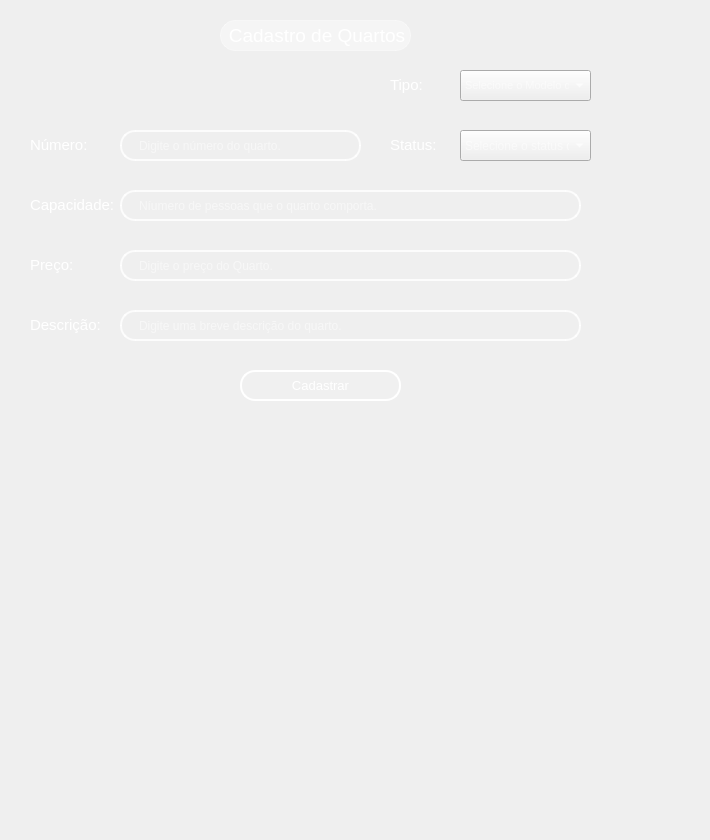
       <widget class="QWidget" name="page_20">
        <widget class="QWidget" name="widget_14" native="true">
         <property name="geometry">
          <rect>
           <x>-40</x>
           <y>-280</y>
           <width>701</width>
           <height>831</height>
          </rect>
         </property>
         <property name="styleSheet">
          <string notr="true">QWidget {
    background: qradialgradient(
        cx: 0.5, cy: 0.2, radius: 0.8,
        fx: 0.5, fy: 0.2,
        stop: 0 #7FA3A6,  /* Brilho no topo (mais suave) */
        stop: 0.4 #4E7580, /* Azul intermediário mais escuro */
        stop: 0.7 #27425A, /* Azul mais escuro na transição */
        stop: 1 #0A1A30   /* Azul bem escuro na parte inferior */
    );
}
</string>
         </property>
         <widget class="QLabel" name="label_8">
          <property name="geometry">
           <rect>
            <x>260</x>
            <y>300</y>
            <width>191</width>
            <height>31</height>
           </rect>
          </property>
          <property name="styleSheet">
           <string notr="true">QWidget {
    background-color: rgba(255, 255, 255, 90); /* 20% de opacidade */
    border-radius: 15px;
    border: 1px solid rgba(255, 255, 255, 100);
    backdrop-filter: blur(10px);
    /* Sombra inicial sutil nas laterais */
    box-shadow: 0 0 5px rgba(255, 255, 255, 50);
    /* Transição suave para sombra e fundo */
    transition: box-shadow 0.5s ease, background-color 0.5s ease, border 0.5s ease;
}

QWidget:hover {
    background-color: rgba(255, 255, 255, 110); /* Aumenta o brilho */
    border: 1px solid rgba(255, 255, 255, 130);
    /* Sombra mais intensa nas laterais, simulando brilho em movimento */
    box-shadow: 10px 0 15px rgba(255, 255, 255, 100), 
                -10px 0 15px rgba(255, 255, 255, 100);
}</string>
          </property>
          <property name="text">
           <string>&lt;html&gt;&lt;head/&gt;&lt;body&gt;&lt;p align=&quot;center&quot;&gt;&lt;span style=&quot; font-size:14pt; color:#ffffff;&quot;&gt;Cadastro de Quartos&lt;/span&gt;&lt;/p&gt;&lt;/body&gt;&lt;/html&gt;</string>
          </property>
         </widget>
        </widget>
        <widget class="QLabel" name="label_83">
         <property name="geometry">
          <rect>
           <x>30</x>
           <y>120</y>
           <width>351</width>
           <height>51</height>
          </rect>
         </property>
         <property name="font">
          <font>
           <pointsize>10</pointsize>
          </font>
         </property>
         <property name="text">
          <string>&lt;html&gt;&lt;head/&gt;&lt;body&gt;&lt;p&gt;&lt;span style=&quot; font-size:11pt; color:#ffffff;&quot;&gt;Número:&lt;/span&gt;&lt;/p&gt;&lt;/body&gt;&lt;/html&gt;</string>
         </property>
        </widget>
        <widget class="QLabel" name="label_87">
         <property name="geometry">
          <rect>
           <x>30</x>
           <y>180</y>
           <width>571</width>
           <height>51</height>
          </rect>
         </property>
         <property name="font">
          <font>
           <pointsize>10</pointsize>
          </font>
         </property>
         <property name="text">
          <string>&lt;html&gt;&lt;head/&gt;&lt;body&gt;&lt;p&gt;&lt;span style=&quot; font-size:11pt; color:#ffffff;&quot;&gt;Capacidade:&lt;/span&gt;&lt;/p&gt;&lt;/body&gt;&lt;/html&gt;</string>
         </property>
        </widget>
        <widget class="QLabel" name="label_86">
         <property name="geometry">
          <rect>
           <x>30</x>
           <y>240</y>
           <width>571</width>
           <height>51</height>
          </rect>
         </property>
         <property name="font">
          <font>
           <pointsize>10</pointsize>
          </font>
         </property>
         <property name="text">
          <string>&lt;html&gt;&lt;head/&gt;&lt;body&gt;&lt;p&gt;&lt;span style=&quot; font-size:11pt; color:#ffffff;&quot;&gt;Preço:&lt;/span&gt;&lt;/p&gt;&lt;/body&gt;&lt;/html&gt;</string>
         </property>
        </widget>
        <widget class="QLineEdit" name="linha_preco">
         <property name="geometry">
          <rect>
           <x>120</x>
           <y>250</y>
           <width>461</width>
           <height>31</height>
          </rect>
         </property>
         <property name="styleSheet">
          <string notr="true">QLineEdit {
    /* Borda e fundo */
    border: 2px solid rgba(255, 255, 255, 200);
    border-radius: 15px;
    background-color: rgba(0, 0, 0, 0); /* Totalmente transparente */
    
    /* Espaçamento interno */
    padding: 5px 15px;
    
    /* Cor do texto */
    color: white;
    
    /* Melhora a renderização */
    background-clip: padding-box;
}

/* Efeito ao focar */
QLineEdit:focus {
    border: 2px solid rgba(255, 255, 255, 255);
    background-color: rgba(255, 255, 255, 36);
}</string>
         </property>
         <property name="placeholderText">
          <string>Digite o preço do Quarto.</string>
         </property>
        </widget>
        <widget class="QLabel" name="label_85">
         <property name="geometry">
          <rect>
           <x>390</x>
           <y>120</y>
           <width>211</width>
           <height>51</height>
          </rect>
         </property>
         <property name="maximumSize">
          <size>
           <width>16777215</width>
           <height>16777215</height>
          </size>
         </property>
         <property name="font">
          <font>
           <pointsize>8</pointsize>
          </font>
         </property>
         <property name="text">
          <string>&lt;html&gt;&lt;head/&gt;&lt;body&gt;&lt;p&gt;&lt;span style=&quot; font-size:11pt; color:#ffffff;&quot;&gt;Status:&lt;/span&gt;&lt;/p&gt;&lt;/body&gt;&lt;/html&gt;</string>
         </property>
        </widget>
        <widget class="QLabel" name="label_84">
         <property name="geometry">
          <rect>
           <x>390</x>
           <y>60</y>
           <width>211</width>
           <height>51</height>
          </rect>
         </property>
         <property name="font">
          <font>
           <pointsize>10</pointsize>
          </font>
         </property>
         <property name="text">
          <string>&lt;html&gt;&lt;head/&gt;&lt;body&gt;&lt;p&gt;&lt;span style=&quot; font-size:11pt; color:#ffffff;&quot;&gt;Tipo:&lt;/span&gt;&lt;/p&gt;&lt;/body&gt;&lt;/html&gt;</string>
         </property>
        </widget>
        <widget class="QLabel" name="label_88">
         <property name="geometry">
          <rect>
           <x>30</x>
           <y>300</y>
           <width>571</width>
           <height>51</height>
          </rect>
         </property>
         <property name="font">
          <font>
           <pointsize>10</pointsize>
          </font>
         </property>
         <property name="text">
          <string>&lt;html&gt;&lt;head/&gt;&lt;body&gt;&lt;p&gt;&lt;span style=&quot; font-size:11pt; color:#ffffff;&quot;&gt;Descrição:&lt;/span&gt;&lt;/p&gt;&lt;/body&gt;&lt;/html&gt;</string>
         </property>
        </widget>
        <widget class="QLineEdit" name="linha_numero_quarto">
         <property name="geometry">
          <rect>
           <x>120</x>
           <y>130</y>
           <width>241</width>
           <height>31</height>
          </rect>
         </property>
         <property name="styleSheet">
          <string notr="true">QLineEdit {
    /* Borda e fundo */
    border: 2px solid rgba(255, 255, 255, 200);
    border-radius: 15px;
    background-color: rgba(0, 0, 0, 0); /* Totalmente transparente */
    
    /* Espaçamento interno */
    padding: 5px 15px;
    
    /* Cor do texto */
    color: white;
    
    /* Melhora a renderização */
    background-clip: padding-box;
}

/* Efeito ao focar */
QLineEdit:focus {
    border: 2px solid rgba(255, 255, 255, 255);
    background-color: rgba(255, 255, 255, 36);
}</string>
         </property>
         <property name="inputMask">
          <string/>
         </property>
         <property name="placeholderText">
          <string>Digite o número do quarto.</string>
         </property>
        </widget>
        <widget class="QComboBox" name="combo_stts">
         <property name="geometry">
          <rect>
           <x>460</x>
           <y>130</y>
           <width>131</width>
           <height>31</height>
          </rect>
         </property>
         <property name="styleSheet">
          <string notr="true">color:rgba(255, 255, 255, 255);</string>
         </property>
         <property name="placeholderText" stdset="0">
          <string>Selecione o status do quarto</string>
         </property>
         <item>
          <property name="text">
           <string>Disponível</string>
          </property>
         </item>
         <item>
          <property name="text">
           <string>Ocupado</string>
          </property>
         </item>
         <item>
          <property name="text">
           <string>Em manutenção</string>
          </property>
         </item>
        </widget>
        <widget class="QComboBox" name="combo_tipo">
         <property name="geometry">
          <rect>
           <x>460</x>
           <y>70</y>
           <width>131</width>
           <height>31</height>
          </rect>
         </property>
         <property name="font">
          <font>
           <pointsize>8</pointsize>
          </font>
         </property>
         <property name="styleSheet">
          <string notr="true">color:rgba(255, 255, 255, 255);</string>
         </property>
         <property name="placeholderText" stdset="0">
          <string>Selecione o Modelo de Quarto</string>
         </property>
         <item>
          <property name="text">
           <string>Master</string>
          </property>
         </item>
         <item>
          <property name="text">
           <string>Luxo</string>
          </property>
         </item>
         <item>
          <property name="text">
           <string>Suíte</string>
          </property>
         </item>
         <item>
          <property name="text">
           <string>Simples</string>
          </property>
         </item>
         <item>
          <property name="text">
           <string>Duplo</string>
          </property>
         </item>
        </widget>
        <widget class="QLineEdit" name="linha_capacidade">
         <property name="geometry">
          <rect>
           <x>120</x>
           <y>190</y>
           <width>461</width>
           <height>31</height>
          </rect>
         </property>
         <property name="styleSheet">
          <string notr="true">QLineEdit {
    /* Borda e fundo */
    border: 2px solid rgba(255, 255, 255, 200);
    border-radius: 15px;
    background-color: rgba(0, 0, 0, 0); /* Totalmente transparente */
    
    /* Espaçamento interno */
    padding: 5px 15px;
    
    /* Cor do texto */
    color: white;
    
    /* Melhora a renderização */
    background-clip: padding-box;
}

/* Efeito ao focar */
QLineEdit:focus {
    border: 2px solid rgba(255, 255, 255, 255);
    background-color: rgba(255, 255, 255, 36);
}</string>
         </property>
         <property name="placeholderText">
          <string>Níumero de pessoas que o quarto comporta.</string>
         </property>
        </widget>
        <widget class="QPushButton" name="btn_cadastrar_quarto">
         <property name="geometry">
          <rect>
           <x>240</x>
           <y>370</y>
           <width>161</width>
           <height>31</height>
          </rect>
         </property>
         <property name="font">
          <font>
           <pointsize>10</pointsize>
           <weight>50</weight>
           <bold>false</bold>
          </font>
         </property>
         <property name="styleSheet">
          <string notr="true">QPushButton {
    background-color: rgba(255, 255, 255, 0.5);
    border: 5px solid rgba(255, 255, 255, 0.3); /* Borda branca translúcida */
    color: #333333; /* Texto totalmente opaco */
}

QPushButton:hover {
    background-color: rgba(207, 216, 220, 100);
    border-color:rgba(255, 255, 255,255);
    
}

QPushButton:pressed {
    background-color: #A0B2C8; /* Azul acinzentado */
border-color: #003366; /* Azul escuro */
color: #003366;
}
 QPushButton{border: 2px solid rgba(255, 255, 255, 200);
    border-radius: 15px;
    background-color: rgba(0, 0, 0, 0); /* Totalmente transparente */
    
    /* Espaçamento interno */
    padding: 5px 15px;
    
    /* Cor do texto */
    color: white;
    
    /* Melhora a renderização */
    background-clip: padding-box;
}

/* Efeito ao focar */
QPushButton {
    border: 2px solid rgba(255, 255, 255, 255);
    background-color: rgba(255, 255, 255, 20);
}</string>
         </property>
         <property name="text">
          <string>Cadastrar</string>
         </property>
        </widget>
        <widget class="QLineEdit" name="linha_desc">
         <property name="geometry">
          <rect>
           <x>120</x>
           <y>310</y>
           <width>461</width>
           <height>31</height>
          </rect>
         </property>
         <property name="styleSheet">
          <string notr="true">QLineEdit {
    /* Borda e fundo */
    border: 2px solid rgba(255, 255, 255, 200);
    border-radius: 15px;
    background-color: rgba(0, 0, 0, 0); /* Totalmente transparente */
    
    /* Espaçamento interno */
    padding: 5px 15px;
    
    /* Cor do texto */
    color: white;
    
    /* Melhora a renderização */
    background-clip: padding-box;
}

/* Efeito ao focar */
QLineEdit:focus {
    border: 2px solid rgba(255, 255, 255, 255);
    background-color: rgba(255, 255, 255, 36);
}</string>
         </property>
         <property name="placeholderText">
          <string>Digite uma breve descrição do quarto.</string>
         </property>
        </widget>
        <zorder>widget_14</zorder>
        <zorder>label_83</zorder>
        <zorder>label_85</zorder>
        <zorder>label_84</zorder>
        <zorder>label_88</zorder>
        <zorder>label_86</zorder>
        <zorder>label_87</zorder>
        <zorder>linha_numero_quarto</zorder>
        <zorder>combo_stts</zorder>
        <zorder>combo_tipo</zorder>
        <zorder>linha_capacidade</zorder>
        <zorder>linha_preco</zorder>
        <zorder>btn_cadastrar_quarto</zorder>
        <zorder>linha_desc</zorder>
       </widget>
